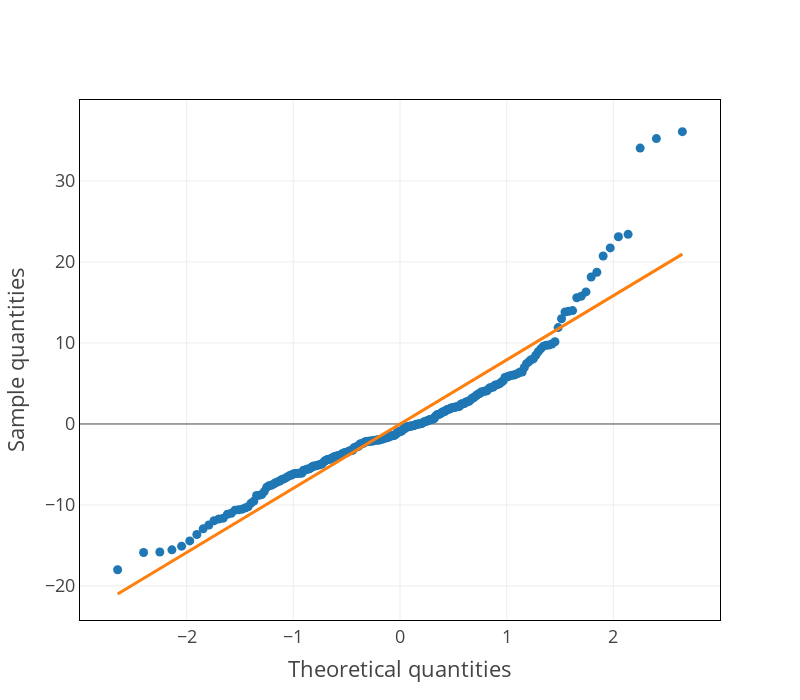

Notebook source saved alongside this figure:
### Markdown cell above
# QQplot

### Code cell
import plotly.graph_objects as go
from statsmodels.graphics.gofplots import qqplot

def generate_qqplot(residuals):
    qqplot_data = qqplot(residuals, line='s').gca().lines

    fig = go.Figure()

    fig.add_trace({
        'type': 'scatter',
        'x': qqplot_data[0].get_xdata(),
        'y': qqplot_data[0].get_ydata(),
        'mode': 'markers',
    })

    fig.add_trace({
        'type': 'scatter',
        'x': qqplot_data[1].get_xdata(),
        'y': qqplot_data[1].get_ydata(),
        'mode': 'lines',
    })

    fig.update_layout(
        xaxis=dict(
            title='Theoretical quantities',
            zeroline=False
        ),
        yaxis=dict(
            title='Sample quantities'
        ),
        showlegend=False,
        width=800,
        height=700,
        template='presentation'
    )
    fig.update_xaxes(showline=True,
            linewidth=1,
            linecolor='black',
            mirror=True)

    fig.update_yaxes(showline=True,
            linewidth=1,
            linecolor='black',
            mirror=True)
    
    return fig

qqplot_ols = generate_qqplot(model.resid)
qqplot_neg = generate_qqplot(negmodel.resid_response)
qqplot_neg.show()

### Figure 1 — Plotly figure (JSON) as saved in the notebook; plotly's stock layout.template omitted (floating-point values rounded to 4 significant figures; data arrays with more than 128 entries replaced by an {"elided": "..."} marker saying what was removed)
{"data": [{"mode": "markers", "type": "scatter", "x": {"elided": "245 float values"}, "y": {"elided": "245 float values"}}, {"mode": "lines", "type": "scatter", "x": {"elided": "245 float values"}, "y": {"elided": "245 float values"}}], "layout": {"height": 700, "showlegend": false, "width": 800, "xaxis": {"linecolor": "black", "linewidth": 1, "mirror": true, "showline": true, "title": {"text": "Theoretical quantities"}, "zeroline": false}, "yaxis": {"linecolor": "black", "linewidth": 1, "mirror": true, "showline": true, "title": {"text": "Sample quantities"}}}}
